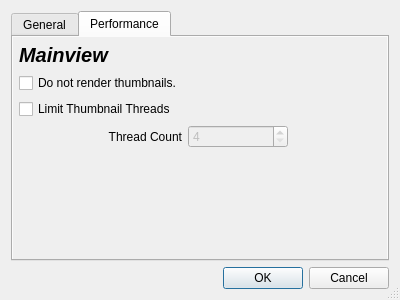
<?xml version="1.0" encoding="UTF-8"?>
<ui version="4.0">
 <class>Settings</class>
 <widget class="QDialog" name="Settings">
  <property name="windowModality">
   <enum>Qt::WindowModal</enum>
  </property>
  <property name="geometry">
   <rect>
    <x>0</x>
    <y>0</y>
    <width>400</width>
    <height>300</height>
   </rect>
  </property>
  <property name="sizePolicy">
   <sizepolicy hsizetype="Expanding" vsizetype="Expanding">
    <horstretch>0</horstretch>
    <verstretch>0</verstretch>
   </sizepolicy>
  </property>
  <property name="minimumSize">
   <size>
    <width>400</width>
    <height>300</height>
   </size>
  </property>
  <property name="windowTitle">
   <string>Settings</string>
  </property>
  <property name="sizeGripEnabled">
   <bool>true</bool>
  </property>
  <property name="modal">
   <bool>true</bool>
  </property>
  <property name="autosave_interval" stdset="0">
   <number>5</number>
  </property>
  <layout class="QVBoxLayout" name="verticalLayout">
   <item>
    <widget class="QTabWidget" name="tabWidget">
     <property name="sizePolicy">
      <sizepolicy hsizetype="Preferred" vsizetype="Preferred">
       <horstretch>0</horstretch>
       <verstretch>0</verstretch>
      </sizepolicy>
     </property>
     <property name="currentIndex">
      <number>1</number>
     </property>
     <property name="usesScrollButtons">
      <bool>false</bool>
     </property>
     <widget class="QWidget" name="tab">
      <attribute name="title">
       <string>General</string>
      </attribute>
      <layout class="QVBoxLayout" name="verticalLayout_3">
       <property name="spacing">
        <number>0</number>
       </property>
       <property name="leftMargin">
        <number>0</number>
       </property>
       <property name="topMargin">
        <number>0</number>
       </property>
       <property name="rightMargin">
        <number>0</number>
       </property>
       <property name="bottomMargin">
        <number>0</number>
       </property>
       <item>
        <widget class="QScrollArea" name="scrollArea">
         <property name="frameShape">
          <enum>QFrame::NoFrame</enum>
         </property>
         <property name="verticalScrollBarPolicy">
          <enum>Qt::ScrollBarAsNeeded</enum>
         </property>
         <property name="sizeAdjustPolicy">
          <enum>QAbstractScrollArea::AdjustToContents</enum>
         </property>
         <property name="widgetResizable">
          <bool>true</bool>
         </property>
         <widget class="QWidget" name="scrollAreaWidgetContents">
          <property name="geometry">
           <rect>
            <x>0</x>
            <y>0</y>
            <width>376</width>
            <height>223</height>
           </rect>
          </property>
          <property name="sizePolicy">
           <sizepolicy hsizetype="Minimum" vsizetype="Minimum">
            <horstretch>0</horstretch>
            <verstretch>0</verstretch>
           </sizepolicy>
          </property>
          <layout class="QVBoxLayout" name="verticalLayout_2">
           <property name="sizeConstraint">
            <enum>QLayout::SetMinimumSize</enum>
           </property>
           <property name="leftMargin">
            <number>0</number>
           </property>
           <property name="topMargin">
            <number>0</number>
           </property>
           <property name="rightMargin">
            <number>0</number>
           </property>
           <property name="bottomMargin">
            <number>0</number>
           </property>
           <item>
            <layout class="QGridLayout" name="general_tab">
             <property name="sizeConstraint">
              <enum>QLayout::SetMinimumSize</enum>
             </property>
             <property name="leftMargin">
              <number>6</number>
             </property>
             <property name="topMargin">
              <number>6</number>
             </property>
             <property name="horizontalSpacing">
              <number>6</number>
             </property>
             <item row="0" column="0">
              <widget class="QLabel" name="label">
               <property name="sizePolicy">
                <sizepolicy hsizetype="Minimum" vsizetype="Minimum">
                 <horstretch>0</horstretch>
                 <verstretch>0</verstretch>
                </sizepolicy>
               </property>
               <property name="font">
                <font>
                 <pointsize>15</pointsize>
                 <italic>true</italic>
                 <bold>true</bold>
                </font>
               </property>
               <property name="text">
                <string>Saving/Loading</string>
               </property>
              </widget>
             </item>
             <item row="3" column="0">
              <spacer name="verticalSpacer">
               <property name="orientation">
                <enum>Qt::Vertical</enum>
               </property>
               <property name="sizeHint" stdset="0">
                <size>
                 <width>20</width>
                 <height>40</height>
                </size>
               </property>
              </spacer>
             </item>
             <item row="2" column="1">
              <widget class="QSpinBox" name="autosave_interval">
               <property name="sizePolicy">
                <sizepolicy hsizetype="Minimum" vsizetype="Minimum">
                 <horstretch>0</horstretch>
                 <verstretch>0</verstretch>
                </sizepolicy>
               </property>
               <property name="suffix">
                <string> minutes</string>
               </property>
               <property name="minimum">
                <number>5</number>
               </property>
               <property name="maximum">
                <number>60</number>
               </property>
               <property name="singleStep">
                <number>5</number>
               </property>
              </widget>
             </item>
             <item row="0" column="2">
              <spacer name="horizontalSpacer">
               <property name="orientation">
                <enum>Qt::Horizontal</enum>
               </property>
               <property name="sizeHint" stdset="0">
                <size>
                 <width>40</width>
                 <height>20</height>
                </size>
               </property>
              </spacer>
             </item>
             <item row="2" column="0">
              <widget class="QLabel" name="label_2">
               <property name="sizePolicy">
                <sizepolicy hsizetype="Minimum" vsizetype="Minimum">
                 <horstretch>0</horstretch>
                 <verstretch>0</verstretch>
                </sizepolicy>
               </property>
               <property name="layoutDirection">
                <enum>Qt::LeftToRight</enum>
               </property>
               <property name="text">
                <string>Autosave Interval</string>
               </property>
               <property name="alignment">
                <set>Qt::AlignRight|Qt::AlignTrailing|Qt::AlignVCenter</set>
               </property>
               <property name="buddy">
                <cstring>autosave_interval</cstring>
               </property>
              </widget>
             </item>
             <item row="1" column="0" colspan="2">
              <widget class="QCheckBox" name="autosave_toggle">
               <property name="sizePolicy">
                <sizepolicy hsizetype="Minimum" vsizetype="Minimum">
                 <horstretch>0</horstretch>
                 <verstretch>0</verstretch>
                </sizepolicy>
               </property>
               <property name="text">
                <string>Autosave</string>
               </property>
               <property name="checked">
                <bool>true</bool>
               </property>
              </widget>
             </item>
            </layout>
           </item>
          </layout>
         </widget>
        </widget>
       </item>
      </layout>
     </widget>
     <widget class="QWidget" name="tab_2">
      <attribute name="title">
       <string>Performance</string>
      </attribute>
      <layout class="QVBoxLayout" name="verticalLayout_4">
       <property name="leftMargin">
        <number>0</number>
       </property>
       <property name="topMargin">
        <number>0</number>
       </property>
       <property name="rightMargin">
        <number>0</number>
       </property>
       <property name="bottomMargin">
        <number>0</number>
       </property>
       <item>
        <widget class="QScrollArea" name="scrollArea_2">
         <property name="frameShape">
          <enum>QFrame::NoFrame</enum>
         </property>
         <property name="verticalScrollBarPolicy">
          <enum>Qt::ScrollBarAsNeeded</enum>
         </property>
         <property name="sizeAdjustPolicy">
          <enum>QAbstractScrollArea::AdjustToContents</enum>
         </property>
         <property name="widgetResizable">
          <bool>true</bool>
         </property>
         <widget class="QWidget" name="scrollAreaWidgetContents_4">
          <property name="geometry">
           <rect>
            <x>0</x>
            <y>0</y>
            <width>376</width>
            <height>223</height>
           </rect>
          </property>
          <property name="sizePolicy">
           <sizepolicy hsizetype="Minimum" vsizetype="Minimum">
            <horstretch>0</horstretch>
            <verstretch>0</verstretch>
           </sizepolicy>
          </property>
          <layout class="QVBoxLayout" name="verticalLayout_5">
           <property name="sizeConstraint">
            <enum>QLayout::SetMinimumSize</enum>
           </property>
           <property name="leftMargin">
            <number>0</number>
           </property>
           <property name="topMargin">
            <number>0</number>
           </property>
           <property name="rightMargin">
            <number>0</number>
           </property>
           <property name="bottomMargin">
            <number>0</number>
           </property>
           <item>
            <layout class="QGridLayout" name="general_tab_3">
             <property name="sizeConstraint">
              <enum>QLayout::SetMinimumSize</enum>
             </property>
             <property name="leftMargin">
              <number>6</number>
             </property>
             <property name="topMargin">
              <number>6</number>
             </property>
             <property name="horizontalSpacing">
              <number>6</number>
             </property>
             <item row="1" column="0">
              <widget class="QCheckBox" name="render_thumbnails">
               <property name="sizePolicy">
                <sizepolicy hsizetype="Minimum" vsizetype="Minimum">
                 <horstretch>0</horstretch>
                 <verstretch>0</verstretch>
                </sizepolicy>
               </property>
               <property name="text">
                <string>Do not render thumbnails.</string>
               </property>
               <property name="checked">
                <bool>false</bool>
               </property>
              </widget>
             </item>
             <item row="2" column="0">
              <widget class="QCheckBox" name="checkBox">
               <property name="text">
                <string>Limit Thumbnail Threads</string>
               </property>
              </widget>
             </item>
             <item row="3" column="1">
              <widget class="QSpinBox" name="spinBox">
               <property name="enabled">
                <bool>false</bool>
               </property>
               <property name="minimumSize">
                <size>
                 <width>100</width>
                 <height>0</height>
                </size>
               </property>
               <property name="minimum">
                <number>4</number>
               </property>
               <property name="maximum">
                <number>100</number>
               </property>
              </widget>
             </item>
             <item row="0" column="0">
              <widget class="QLabel" name="label_5">
               <property name="sizePolicy">
                <sizepolicy hsizetype="Minimum" vsizetype="Minimum">
                 <horstretch>0</horstretch>
                 <verstretch>0</verstretch>
                </sizepolicy>
               </property>
               <property name="font">
                <font>
                 <pointsize>15</pointsize>
                 <italic>true</italic>
                 <bold>true</bold>
                </font>
               </property>
               <property name="text">
                <string>Mainview</string>
               </property>
              </widget>
             </item>
             <item row="3" column="0">
              <widget class="QLabel" name="label_3">
               <property name="enabled">
                <bool>true</bool>
               </property>
               <property name="text">
                <string>Thread Count</string>
               </property>
               <property name="alignment">
                <set>Qt::AlignRight|Qt::AlignTrailing|Qt::AlignVCenter</set>
               </property>
               <property name="buddy">
                <cstring>spinBox</cstring>
               </property>
              </widget>
             </item>
             <item row="4" column="0">
              <spacer name="verticalSpacer_3">
               <property name="orientation">
                <enum>Qt::Vertical</enum>
               </property>
               <property name="sizeHint" stdset="0">
                <size>
                 <width>20</width>
                 <height>40</height>
                </size>
               </property>
              </spacer>
             </item>
             <item row="1" column="2">
              <spacer name="horizontalSpacer_3">
               <property name="orientation">
                <enum>Qt::Horizontal</enum>
               </property>
               <property name="sizeHint" stdset="0">
                <size>
                 <width>40</width>
                 <height>20</height>
                </size>
               </property>
              </spacer>
             </item>
            </layout>
           </item>
          </layout>
         </widget>
        </widget>
       </item>
      </layout>
     </widget>
    </widget>
   </item>
   <item>
    <widget class="QDialogButtonBox" name="buttonBox">
     <property name="orientation">
      <enum>Qt::Horizontal</enum>
     </property>
     <property name="standardButtons">
      <set>QDialogButtonBox::Cancel|QDialogButtonBox::Ok</set>
     </property>
    </widget>
   </item>
  </layout>
 </widget>
 <resources/>
 <connections>
  <connection>
   <sender>buttonBox</sender>
   <signal>accepted()</signal>
   <receiver>Settings</receiver>
   <slot>accept()</slot>
   <hints>
    <hint type="sourcelabel">
     <x>258</x>
     <y>274</y>
    </hint>
    <hint type="destinationlabel">
     <x>157</x>
     <y>274</y>
    </hint>
   </hints>
  </connection>
  <connection>
   <sender>buttonBox</sender>
   <signal>rejected()</signal>
   <receiver>Settings</receiver>
   <slot>reject()</slot>
   <hints>
    <hint type="sourcelabel">
     <x>285</x>
     <y>267</y>
    </hint>
    <hint type="destinationlabel">
     <x>286</x>
     <y>274</y>
    </hint>
   </hints>
  </connection>
  <connection>
   <sender>autosave_toggle</sender>
   <signal>toggled(bool)</signal>
   <receiver>autosave_interval</receiver>
   <slot>setEnabled(bool)</slot>
   <hints>
    <hint type="sourcelabel">
     <x>94</x>
     <y>92</y>
    </hint>
    <hint type="destinationlabel">
     <x>250</x>
     <y>120</y>
    </hint>
   </hints>
  </connection>
  <connection>
   <sender>checkBox</sender>
   <signal>toggled(bool)</signal>
   <receiver>spinBox</receiver>
   <slot>setEnabled(bool)</slot>
   <hints>
    <hint type="sourcelabel">
     <x>150</x>
     <y>108</y>
    </hint>
    <hint type="destinationlabel">
     <x>207</x>
     <y>141</y>
    </hint>
   </hints>
  </connection>
  <connection>
   <sender>render_thumbnails</sender>
   <signal>toggled(bool)</signal>
   <receiver>checkBox</receiver>
   <slot>setDisabled(bool)</slot>
   <hints>
    <hint type="sourcelabel">
     <x>98</x>
     <y>81</y>
    </hint>
    <hint type="destinationlabel">
     <x>103</x>
     <y>110</y>
    </hint>
   </hints>
  </connection>
 </connections>
 <slots>
  <slot>setAutosaveInterval(int)</slot>
 </slots>
</ui>
